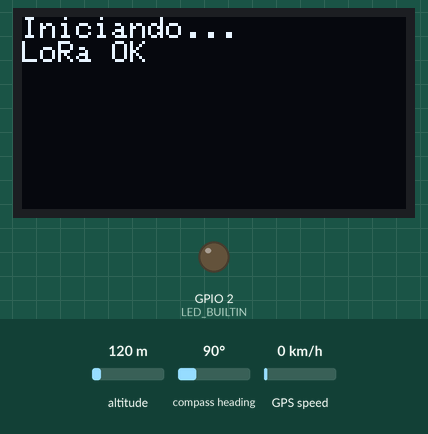
The sketch below on a simulated ESP32. On the bench: 128×64 one-colour display, output pins drawn as LEDs (lit = HIGH). Inputs (shaded band) come from the test bench; at power-on: altitude 120 m, compass heading 90°, GPS speed 0 km/h. A WiFi scan finds three made-up networks; storage starts empty; the GPS gets a fix after 3 s at 37.7749, -122.4194 with 8 satellites; no radio packets arrive unless stated; what the sketch prints to the serial monitor is not drawn.

Above: at 1.2 s.
At 2.2 s:
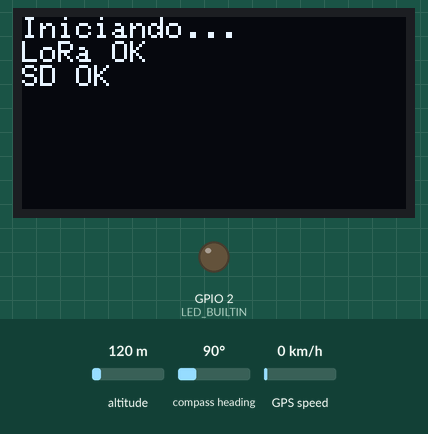
At 3.2 s:
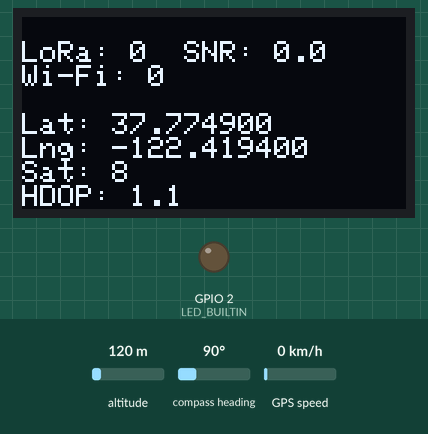
At 33.5 s:
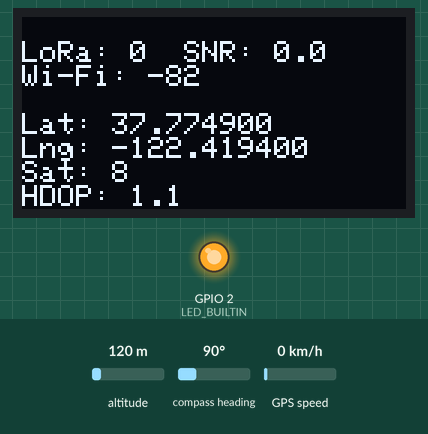
Timing chart, 0 to 37.0 s (numbered marks = the images above):
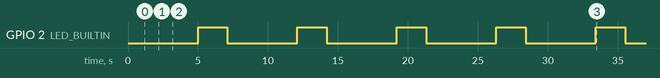

The sketch:

ReceptorLoraMovelGPS.ino
```cpp
/**
 * Projeto: Receptor LoRa + GPS + Gravação em SD + OLED + WiFi RSSI (passivo)
 * Plataforma: ESP32 DevKit V1
 * Autor: Arnaldo José Macari
 * Data: 2026-06-14
 * Licença: MIT
 */

#include <SPI.h>
#include <LoRa.h>
#include <Wire.h>
#include <Adafruit_GFX.h>
#include <Adafruit_SSD1306.h>
#include <TinyGPSPlus.h>
#include <SD.h>
#include <WiFi.h>

// --------------------- GPS ---------------------
TinyGPSPlus gps;
#define GPS_RX_PIN 36
#define GPS_BAUD 9600

// --------------------- OLED ---------------------
#define SCREEN_WIDTH 128
#define SCREEN_HEIGHT 64
#define OLED_RESET -1
Adafruit_SSD1306 display(SCREEN_WIDTH, SCREEN_HEIGHT, &Wire, OLED_RESET);

// --------------------- LoRa (VSPI) ---------------------
#define LORA_CS_PIN 5
#define LORA_RST_PIN 32
#define LORA_IRQ_PIN 4  // IO0

// --------------------- SD Card (HSPI) ---------------------
#define SD_CS_PIN 15
SPIClass *hspi = nullptr;

File dataFile;
bool sdInitialized = false;
bool fileCreated = false;
String filename = "";
String wifiData = "";

// --------------------- Variáveis ---------------------
unsigned long lastDisplayUpdate = 0;
const unsigned long displayInterval = 1000;  // Atualiza a cada 1s

String lastLoRaMessage = "";
int lastLoRaRSSI = 0;
float lastLoRaSNR = 0;

// --------------------- Wi-Fi Passivo ---------------------
String strongestWiFiSSID = "N/A";
int strongestWiFiRSSI = 0;
int strongestWiFiChannel = 0;

// --------------------- Função para formatar data/hora do GPS (fuso -3) ---------------------
String getFormattedDateTime() {
  if (!gps.date.isValid() || !gps.time.isValid()) return "";

  int year = gps.date.year();
  int month = gps.date.month();
  int day = gps.date.day();
  int hour = gps.time.hour();
  int minute = gps.time.minute();
  int second = gps.time.second();

  //Aplica fuso horário -3
  hour -= 3;
  if (hour < 0) {
    hour += 24;
    day--;
    if (day < 1) {
      month--;
      if (month < 1) {
        month = 12;
        year--;
      }
      day = 31;  // Ajuste aproximado
    }
  }

  String dateTime = "";
  dateTime += (year < 10 ? "0" : "") + String(year % 100, DEC);
  dateTime += (month < 10 ? "0" : "") + String(month, DEC);
  dateTime += (day < 10 ? "0" : "") + String(day, DEC);
  dateTime += "_";
  dateTime += (hour < 10 ? "0" : "") + String(hour, DEC);
  dateTime += (minute < 10 ? "0" : "") + String(minute, DEC);
  dateTime += (second < 10 ? "0" : "") + String(second, DEC);

  Serial.print("data e hora");
  Serial.println(dateTime);
  return dateTime;
}

// --------------------- Função para criar nome do arquivo ---------------------
String generateFilename() {
  String dt = getFormattedDateTime();
  if (dt == "") {
    Serial.println("Data/hora GPS ainda não válida.");
    //return "";  // ou retorne um nome padrão para debug
  }
  return "/gps_" + dt + ".csv";
}

// --------------------- Função para salvar dados no SD ---------------------
void saveDataToSD() {
  if (!sdInitialized) {
    Serial.println("⚠️ SD não inicializado.");
    return;
  }

  if (!gps.location.isValid()) {
    Serial.println("⚠️ GPS sem localização válida.");
    return;
  }

  if (!gps.date.isValid() || !gps.time.isValid()) {
    Serial.println("⏳ GPS ainda sem data/hora válida — aguardando fix...");
    Serial.print("🛰️ Satélites: ");
    Serial.println(gps.satellites.value());
    return;
  }

  if (!fileCreated) {
    filename = generateFilename();
    if (filename == "") {
      Serial.println("❌ Nome de arquivo vazio — verifique geração de data/hora.");
      return;
    }

    Serial.print("📁 Tentando criar: ");
    Serial.println(filename);

    // ✅ ESTILO DO EXEMPLO: testa SE FALHOU
    dataFile = SD.open(filename, FILE_WRITE);
    if (!dataFile) {
      Serial.println("❌ Falha ao abrir arquivo para escrita!");
      return;
    }

    // ✅ Se chegou aqui, arquivo foi aberto com sucesso
    dataFile.println("Data Hora,Latitude,Longitude,nSatelites,HDOP,RSSI-LORA,SNR-LORA,nWIFI,RSSI-WIFI,SSID-WIFI");
    dataFile.close();
    fileCreated = true;
    Serial.println("✅ Arquivo criado com sucesso!");
  }

  // --- Escreve os dados ---
  dataFile = SD.open(filename, FILE_APPEND);
  if (!dataFile) {
    Serial.println("❌ Falha ao abrir arquivo para APPEND!");
    return;
  }

  // Formata timestamp com fuso -3
  int hour = gps.time.hour() - 3;
  int day = gps.date.day();
  int month = gps.date.month();
  int year = gps.date.year();

  if (hour < 0) {
    hour += 24;
    day--;
    if (day < 1) {
      month--;
      if (month < 1) {
        month = 12;
        year--;
      }
      day = 31;
    }
  }

  String ts = String(year) + "-" + (month < 10 ? "0" : "") + String(month) + "-" + (day < 10 ? "0" : "") + String(day) + " " + (hour < 10 ? "0" : "") + String(hour) + ":" + (gps.time.minute() < 10 ? "0" : "") + String(gps.time.minute()) + ":" + (gps.time.second() < 10 ? "0" : "") + String(gps.time.second());

  dataFile.print(ts);
  dataFile.print(",");
  dataFile.print(gps.location.lat(), 7);
  dataFile.print(",");
  dataFile.print(gps.location.lng(), 7);
  dataFile.print(",");
  dataFile.print(gps.satellites.value());
  dataFile.print(",");
  dataFile.print(gps.hdop.hdop(), 1);
  dataFile.print(",");
  dataFile.print(lastLoRaRSSI);
  dataFile.print(",");
  dataFile.print(lastLoRaSNR, 1);
  dataFile.print(",");
  dataFile.println(wifiData);
  dataFile.close();
  Serial.println("💾 Dados salvos com sucesso!");
}


// --------------------- Função para escanear Wi-Fi passivamente ---------------------
void scanWiFiPassive() {
  // Desativa Wi-Fi se estiver ligado
  digitalWrite(LED_BUILTIN, HIGH);
  WiFi.mode(WIFI_STA);
  WiFi.disconnect();
  delay(100);

  // Escaneia redes no modo PASSIVO (não transmite nada!)
  int n = WiFi.scanNetworks(false, true);
  strongestWiFiRSSI = -100;  // valor inicial baixo
  strongestWiFiSSID = "N/A";
  wifiData = String(n);
  if (n > 0) {
    for (int i = 0; i < n; i++) {
      int rssi = WiFi.RSSI(i);
        strongestWiFiRSSI = rssi;
        strongestWiFiSSID = WiFi.SSID(i).c_str();
        wifiData += ",";
        wifiData += String(strongestWiFiSSID);
        wifiData += ",";
        wifiData += String(strongestWiFiRSSI);
    }
  }
  WiFi.scanDelete();  // Libera memória
  digitalWrite(LED_BUILTIN, LOW);
}


void setup() {
  Serial.begin(115200);
  delay(1000);

  Serial.println("Iniciando sistema LoRa + GPS + SD + OLED...");

  // Inicia GPS
  Serial2.begin(GPS_BAUD, SERIAL_8N1, GPS_RX_PIN, -1);
  Serial.println("GPS: aguardando sinal...");

  // Inicia OLED
  Wire.begin(21, 22);  // SDA, SCL
  if (!display.begin(SSD1306_SWITCHCAPVCC, 0x3C)) {
    Serial.println(F("Falha ao iniciar o display SSD1306"));
    while (true)
      ;
  }
  display.setRotation(2);
  display.setTextSize(1);
  display.setTextColor(SSD1306_WHITE);
  display.clearDisplay();
  display.setCursor(0, 0);
  display.println("Iniciando...");
  display.display();

  // Inicia LoRa (VSPI)
  LoRa.setPins(LORA_CS_PIN, LORA_RST_PIN, LORA_IRQ_PIN);
  if (!LoRa.begin(433E6)) {
    Serial.println("Falha ao iniciar LoRa!");
    display.println("LoRa FALHOU!");
    display.display();
    while (true)
      ;
  }
  LoRa.setSpreadingFactor(8);
  Serial.println("LoRa OK");
  display.println("LoRa OK");
  display.display();
  delay(1000);

  // Inicia SD via HSPI
  hspi = new SPIClass(HSPI);
  hspi->begin(14, 12, 13, SD_CS_PIN);  // SCK, MISO, MOSI, CS

  if (!SD.begin(SD_CS_PIN, *hspi)) {
    Serial.println("Falha ao inicializar cartão SD!");
    display.println("SD FALHOU!");
    display.display();
  } else {
    sdInitialized = true;
    Serial.println("Cartão SD OK");
    display.println("SD OK");
    display.display();

    uint8_t cardType = SD.cardType();

    if (cardType == CARD_NONE) {
      Serial.println("No SD card attached");
      return;
    }

    Serial.print("SD Card Type: ");
    if (cardType == CARD_MMC) {
      Serial.println("MMC");
    } else if (cardType == CARD_SD) {
      Serial.println("SDSC");
    } else if (cardType == CARD_SDHC) {
      Serial.println("SDHC");
    } else {
      Serial.println("UNKNOWN");
    }

    uint64_t cardSize = SD.cardSize() / (1024 * 1024);
    Serial.printf("SD Card Size: %lluMB\n", cardSize);
    Serial.println("Inicialização do SD OK!");
    display.println("SD OK");
  }
  delay(1000);
  pinMode(LED_BUILTIN, OUTPUT);
}

void loop() {
  // ---------- Leitura do GPS ----------
  while (Serial2.available() > 0) gps.encode(Serial2.read());

  // ---------- Recepção LoRa ----------
  int packetSize = LoRa.parsePacket();
  if (packetSize > 0) {
    lastLoRaMessage = "";
    while (LoRa.available()) {
      lastLoRaMessage += (char)LoRa.read();
    }
    lastLoRaRSSI = LoRa.packetRssi();
    lastLoRaSNR = LoRa.packetSnr();
  }

  // ---------- Escaneamento Wi-Fi Passivo (a cada 5s) ----------
  static unsigned long lastWiFiScan = 0;
  if (millis() - lastWiFiScan > 5000) {  // A cada 5 segundos
    scanWiFiPassive();
    lastWiFiScan = millis();
  }

  // ---------- Atualização de Display e Gravação no SD ----------
  if (millis() - lastDisplayUpdate > displayInterval && gps.location.isUpdated()) {
    lastDisplayUpdate = millis();

    // Mostra no Serial
    Serial.print("Mensagem LoRa: ");
    Serial.println(lastLoRaMessage);
    Serial.print("RSSI LoRa: ");
    Serial.println(lastLoRaRSSI);
    Serial.print("SNR LoRa: ");
    Serial.println(lastLoRaSNR, 1);

    Serial.print(wifiData);
    Serial.println();
    Serial.print("Lat: ");
    Serial.println(gps.location.lat(), 7);
    Serial.print("Lng: ");
    Serial.println(gps.location.lng(), 7);
    Serial.print("Sat: ");
    Serial.println(gps.satellites.value());
    Serial.print("HDOP: ");
    Serial.println(gps.hdop.hdop(), 6);
    Serial.println("------------------");

    // Atualiza OLED
    display.clearDisplay();
    display.setCursor(0, 0);
    display.println(lastLoRaMessage);
    display.print("LoRa: ");
    display.print(lastLoRaRSSI);
    display.print("  SNR: ");
    display.println(lastLoRaSNR, 1);
    display.print("Wi-Fi: ");
    display.println(strongestWiFiRSSI);
    display.println();
    display.print("Lat: ");
    display.println(gps.location.lat(), 6);
    display.print("Lng: ");
    display.println(gps.location.lng(), 6);
    display.print("Sat: ");
    display.println(gps.satellites.value());
    display.print("HDOP: ");
    display.println(gps.hdop.hdop(), 1);
    display.display();

    // Salva no SD
    saveDataToSD();
  }
}
```

Measured:
- by itself, GPIO 2 (LED_BUILTIN): alternates HIGH for 2.1 s and LOW for 5.0 s
- what the display in image 0 shows lasts 1.0 s, from 1.1 s to 2.1 s
- what the display in image 2 shows lasts 4.0 s, from 3.2 s to 7.2 s
